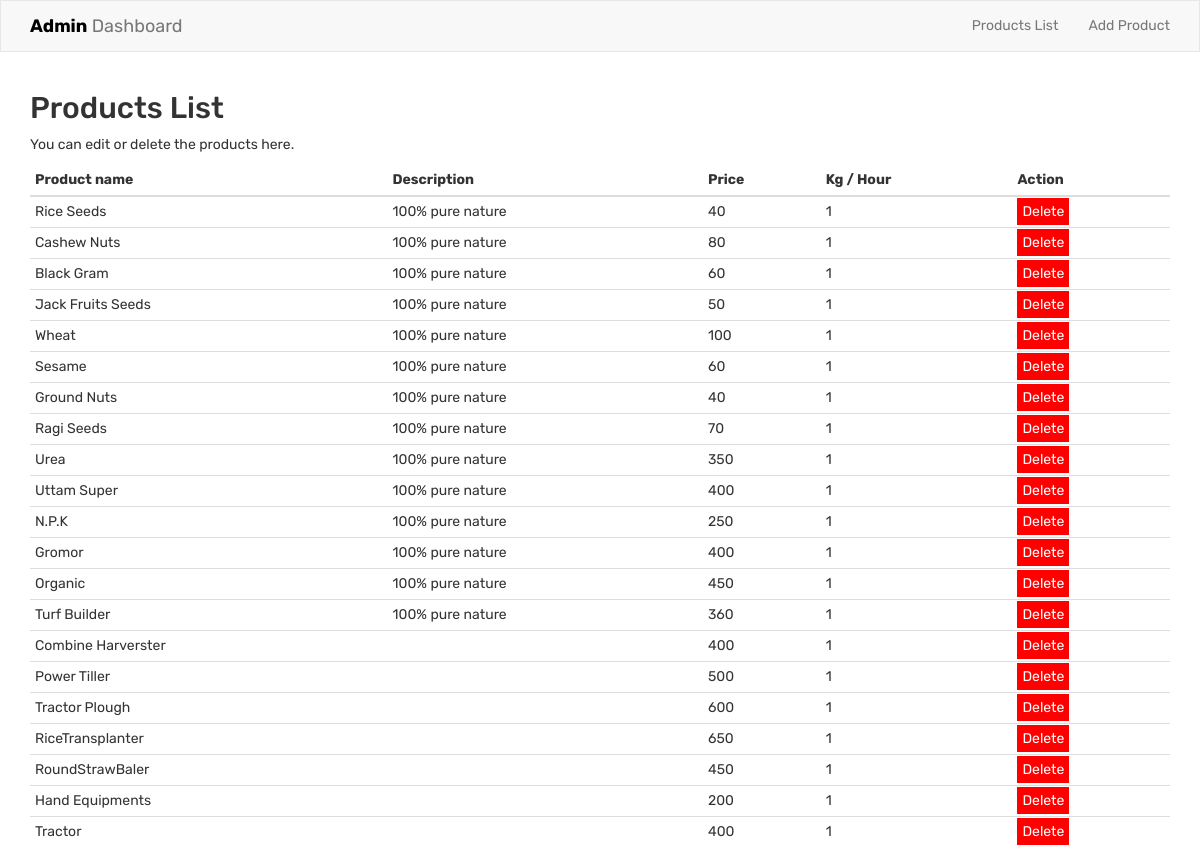
The app's page /admin/index.php with its own data.
### tables this page shows
CREATE TABLE `product` (
  `pid` int(11) NOT NULL,
  `pname` varchar(200) NOT NULL,
  `pdesc` text NOT NULL,
  `imgpath` varchar(200) NOT NULL,
  `price` varchar(50) NOT NULL,
  `qty` varchar(4) NOT NULL,
  `ptype` varchar(10) NOT NULL
);

### admin/index.php (the view, shortened to what this page needs)
<!DOCTYPE html>
<html lang="en">
<head>
  <link rel="stylesheet" href="css/bootstrap.min.css"/>
  <link rel="stylesheet" href="css/main.css"/>
</head>
<body>
<?php include "header.php"; ?>
<div class="container">
  <h2>Products List</h2>
  <p>You can edit or delete the products here.</p>
  <table class="table table-condensed">
    <thead>
      <tr>
        <th>Product name</th>
        <th>Description</th>
        <th>Price</th>
		<th>Kg / Hour</th>
		<th>Action</th>
      </tr>
    </thead>
	<tbody>
	<?php
    $servername='localhost';
    $username='root';
    $password='';
    $dbname = 'agri';
    $conn=mysqli_connect($servername,$username,$password,$dbname);
     $sql = "SELECT * FROM product";
	 $data = mysqli_query($conn, $sql);
	if ($data->num_rows > 0) {
  while($row = $data->fetch_assoc()) {
    echo "<tr><td>" . $row["pname"]. "</td><td>" . $row["pdesc"]. "</td><td>" . $row["price"]. "</td><td>" . $row["qty"]. "</td><td>
    <a href=\"delete-product.php?pid=$row[pid]\" onClick=\"return confirm('Are you sure you want to delete?')\" style='background-color:red; color:white;padding:5px;'>Delete</a>
		</td></tr>";
  }
} else {
  echo "0 results";
}
?>
    </tbody>
  </table>
</div>
</body>
</html>

### admin/css/main.css (style rules this page uses)
body { font-family: 'Rubik', sans-serif; }

### records on screen
product: pname "Rice Seeds", pdesc "100% pure nature", price "40", qty "1"
product: pname "Cashew Nuts", pdesc "100% pure nature", price "80", qty "1"
product: pname "Black Gram", pdesc "100% pure nature", price "60", qty "1"
product: pname "Jack Fruits Seeds", pdesc "100% pure nature", price "50", qty "1"
product: pname "Wheat", pdesc "100% pure nature", price "100", qty "1"
product: pname "Sesame", pdesc "100% pure nature", price "60", qty "1"
product: pname "Ground Nuts", pdesc "100% pure nature", price "40", qty "1"
product: pname "Ragi Seeds", pdesc "100% pure nature", price "70", qty "1"
product: pname "Urea", pdesc "100% pure nature", price "350", qty "1"
product: pname "Uttam Super", pdesc "100% pure nature", price "400", qty "1"
product: pname "N.P.K", pdesc "100% pure nature", price "250", qty "1"
product: pname "Gromor", pdesc "100% pure nature", price "400", qty "1"
product: pname "Organic", pdesc "100% pure nature", price "450", qty "1"
product: pname "Turf Builder", pdesc "100% pure nature", price "360", qty "1"
product: pname "Combine Harverster", price "400", qty "1"
product: pname "Power Tiller", price "500", qty "1"
product: pname "Tractor Plough", price "600", qty "1"
product: pname "RiceTransplanter", price "650", qty "1"
product: pname "RoundStrawBaler", price "450", qty "1"
product: pname "Hand Equipments", price "200", qty "1"
product: pname "Tractor", price "400", qty "1"
